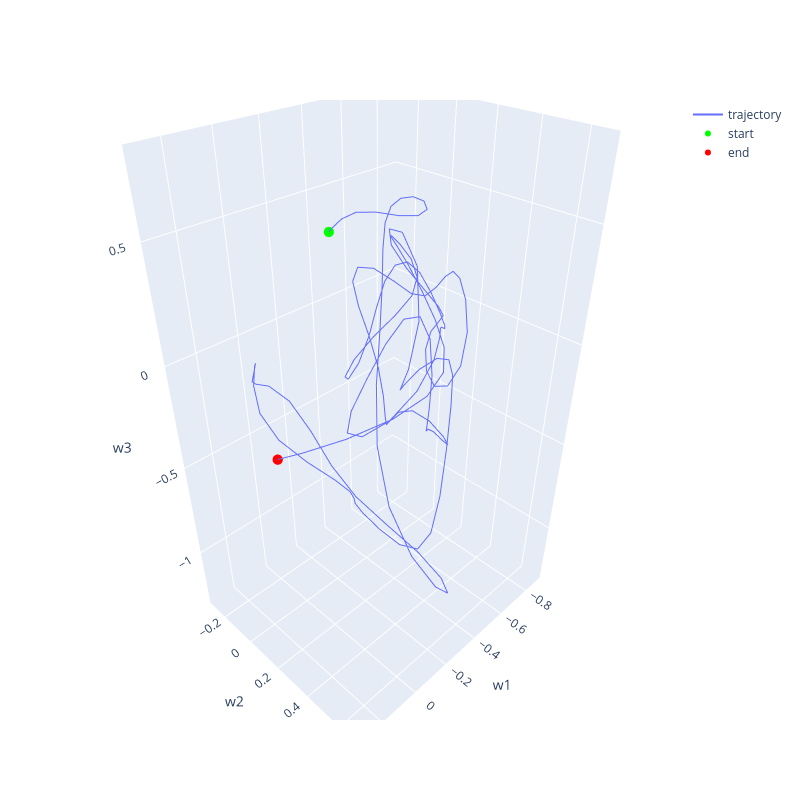

Notebook cell for this chart:
### Code cell
w1 = model.vectors[0][0][0,:].detach().numpy()
w2 = model.vectors[0][0][1,:].detach().numpy()
w3 = model.vectors[0][0][2,:].detach().numpy()

# Smooth the weight vectors
import scipy.ndimage as spnd
sigma = 2
w1_smooth = spnd.gaussian_filter1d(w1, sigma=sigma, axis=-1)
w2_smooth = spnd.gaussian_filter1d(w2, sigma=sigma, axis=-1)
w3_smooth = spnd.gaussian_filter1d(w3, sigma=sigma, axis=-1)

# # Make a 3D plot showing the  trajecttories of the three weights across time
# fig = plt.figure()
# ax = fig.add_subplot(111, projection='3d')
# ax.plot(w1_smooth, w2_smooth, w3_smooth)
# ax.set_xlabel('w1')
# ax.set_ylabel('w2')
# ax.set_zlabel('w3')
# ax.view_init(elev=20, azim=45)
# plt.show()

import plotly.graph_objects as go
fig = go.Figure(data=[
                go.Scatter3d(x=w1_smooth, y=w2_smooth, z=w3_smooth, mode='lines', name='trajectory'),
                go.Scatter3d(x=[w1_smooth[0]], y=[w2_smooth[0]], z=[w3_smooth[0]], 
                                mode='markers', marker=dict(color='lime', size=6), name='start'),
                go.Scatter3d(x=[w1_smooth[-1]], y=[w2_smooth[-1]], z=[w3_smooth[-1]], 
                                mode='markers', marker=dict(color='red', size=6), name='end'),])

fig.update_layout(scene = dict(xaxis_title='w1', yaxis_title='w2', zaxis_title='w3'),
                  width=800, height=800)
fig.show()

### Figure 1 — Plotly figure (JSON) as saved in the notebook; plotly's stock layout.template omitted (floating-point values rounded to 4 significant figures; data arrays with more than 128 entries replaced by an {"elided": "..."} marker saying what was removed)
{"data": [{"mode": "lines", "name": "trajectory", "type": "scatter3d", "x": {"elided": "152 float values"}, "y": {"elided": "152 float values"}, "z": {"elided": "152 float values"}}, {"marker": {"color": "lime", "size": 6}, "mode": "markers", "name": "start", "type": "scatter3d", "x": [0.03125], "y": [0.3025], "z": [0.6254]}, {"marker": {"color": "red", "size": 6}, "mode": "markers", "name": "end", "type": "scatter3d", "x": [0.01165], "y": [-0.1127], "z": [-0.5221]}], "layout": {"height": 800, "scene": {"xaxis": {"title": {"text": "w1"}}, "yaxis": {"title": {"text": "w2"}}, "zaxis": {"title": {"text": "w3"}}}, "width": 800}}
